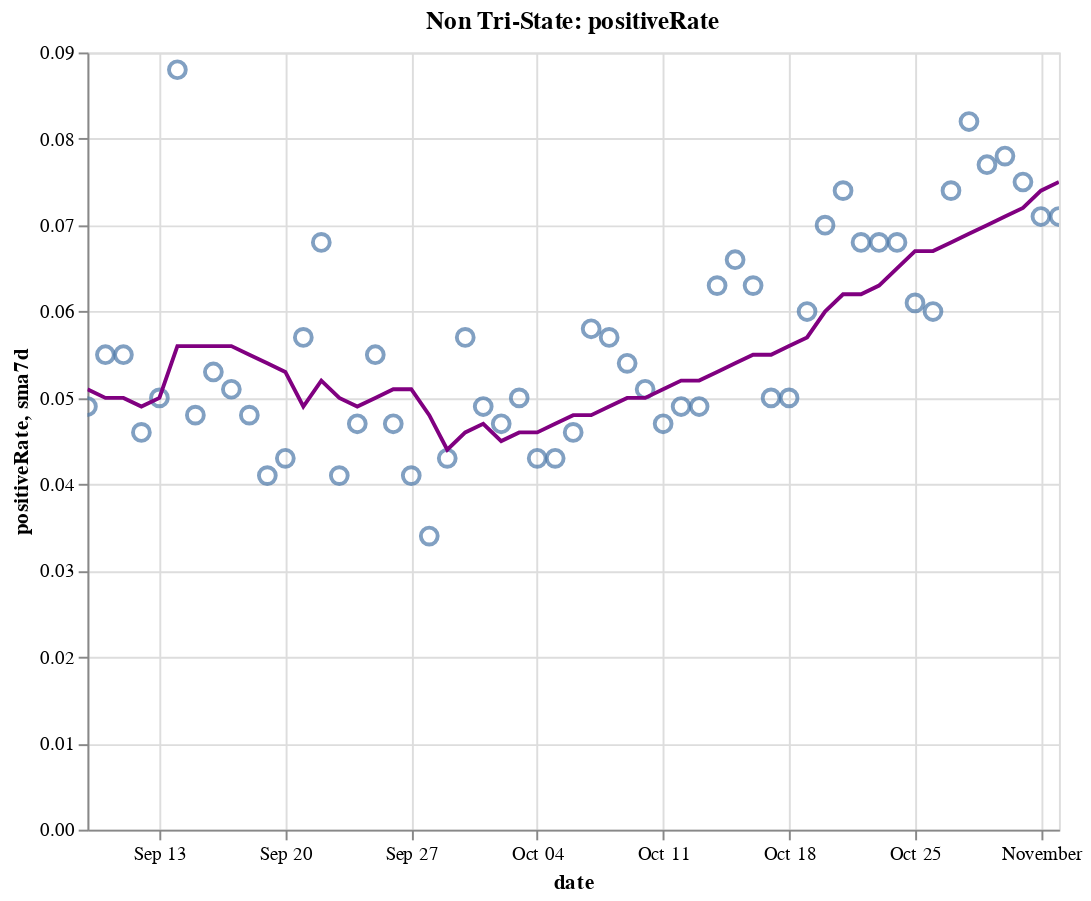

The notebook cell this image was saved under:
### Code cell
create_plot(non_tristate, 'positiveRate')

### Figure 1 — Vega-Lite specification as saved in the notebook (floating-point values rounded to 4 significant figures)
{"config": {"view": {"continuousWidth": 400, "continuousHeight": 300}}, "layer": [{"layer": [{"mark": {"type": "point", "size": 75}, "encoding": {"tooltip": [{"type": "temporal", "field": "date"}, {"type": "quantitative", "field": "positiveRate"}, {"type": "quantitative", "field": "sma7d"}], "x": {"type": "temporal", "field": "date"}, "y": {"type": "quantitative", "field": "positiveRate"}}, "selection": {"selector016": {"type": "interval", "bind": "scales", "encodings": ["x", "y"]}}}, {"mark": {"type": "line", "color": "purple"}, "encoding": {"x": {"type": "temporal", "field": "date"}, "y": {"type": "quantitative", "field": "sma7d"}}}]}, {"mark": {"type": "rule", "color": "#aaa"}, "encoding": {"x": {"type": "temporal", "field": "date"}}, "transform": [{"filter": {"selection": "selector015"}}]}, {"mark": "circle", "encoding": {"opacity": {"condition": {"value": 1, "selection": "selector015"}, "value": 0}, "tooltip": [{"type": "temporal", "field": "date"}, {"type": "quantitative", "field": "positiveRate"}, {"type": "quantitative", "field": "sma7d"}], "x": {"type": "temporal", "field": "date"}, "y": {"type": "quantitative", "field": "positiveRate"}}, "selection": {"selector015": {"type": "single", "encodings": ["x"], "on": "mouseover", "nearest": true, "empty": "none"}}}, {"mark": {"type": "text", "align": "left", "dx": 5, "dy": -5, "stroke": "white", "strokeWidth": 2}, "encoding": {"text": {"type": "quantitative", "field": "positiveRate"}, "tooltip": [{"type": "temporal", "field": "date"}, {"type": "quantitative", "field": "positiveRate"}, {"type": "quantitative", "field": "sma7d"}], "x": {"type": "temporal", "field": "date"}, "y": {"type": "quantitative", "field": "positiveRate"}}, "transform": [{"filter": {"selection": "selector015"}}]}, {"mark": {"type": "text", "align": "left", "dx": 5, "dy": -5}, "encoding": {"text": {"type": "quantitative", "field": "positiveRate"}, "tooltip": [{"type": "temporal", "field": "date"}, {"type": "quantitative", "field": "positiveRate"}, {"type": "quantitative", "field": "sma7d"}], "x": {"type": "temporal", "field": "date"}, "y": {"type": "quantitative", "field": "positiveRate"}}, "transform": [{"filter": {"selection": "selector015"}}]}], "data": {"name": "data-ab1a157127292f2809ae6d6d94288c77"}, "height": 400, "title": "Non Tri-State: positiveRate", "width": 500, "$schema": "https://vega.github.io/schema/vega-lite/v4.8.1.json", "datasets": {"data-ab1a157127292f2809ae6d6d94288c77": [{"date": "2020-09-09T00:00:00", "totalTestResultsIncrease": 614000.0, "positiveIncrease": 30080.0, "death": 136900.0, "deathIncrease": 1073.0, "positiveRate": 0.049, "state": "Non Tri-State", "sma7d": 0.051}, {"date": "2020-09-10T00:00:00", "totalTestResultsIncrease": 662800.0, "positiveIncrease": 36130.0, "death": 138100.0, "deathIncrease": 1154.0, "positiveRate": 0.055, "state": "Non Tri-State", "sma7d": 0.05}, {"date": "2020-09-11T00:00:00", "totalTestResultsIncrease": 781600.0, "positiveIncrease": 43290.0, "death": 139100.0, "deathIncrease": 1002.0, "positiveRate": 0.055, "state": "Non Tri-State", "sma7d": 0.05}, {"date": "2020-09-12T00:00:00", "totalTestResultsIncrease": 890900.0, "positiveIncrease": 40770.0, "death": 139900.0, "deathIncrease": 804.0, "positiveRate": 0.046, "state": "Non Tri-State", "sma7d": 0.049}, {"date": "2020-09-13T00:00:00", "totalTestResultsIncrease": 672600.0, "positiveIncrease": 33400.0, "death": 140300.0, "deathIncrease": 379.0, "positiveRate": 0.05, "state": "Non Tri-State", "sma7d": 0.05}, {"date": "2020-09-14T00:00:00", "totalTestResultsIncrease": 367400.0, "positiveIncrease": 32360.0, "death": 140700.0, "deathIncrease": 391.0, "positiveRate": 0.088, "state": "Non Tri-State", "sma7d": 0.056}, {"date": "2020-09-15T00:00:00", "totalTestResultsIncrease": 706000.0, "positiveIncrease": 33730.0, "death": 141700.0, "deathIncrease": 1011.0, "positiveRate": 0.048, "state": "Non Tri-State", "sma7d": 0.056}, {"date": "2020-09-16T00:00:00", "totalTestResultsIncrease": 725200.0, "positiveIncrease": 38780.0, "death": 142900.0, "deathIncrease": 1184.0, "positiveRate": 0.053, "state": "Non Tri-State", "sma7d": 0.056}, {"date": "2020-09-17T00:00:00", "totalTestResultsIncrease": 828100.0, "positiveIncrease": 41890.0, "death": 143700.0, "deathIncrease": 856.0, "positiveRate": 0.051, "state": "Non Tri-State", "sma7d": 0.056}, {"date": "2020-09-18T00:00:00", "totalTestResultsIncrease": 963800.0, "positiveIncrease": 46040.0, "death": 144600.0, "deathIncrease": 883.0, "positiveRate": 0.048, "state": "Non Tri-State", "sma7d": 0.055}, {"date": "2020-09-19T00:00:00", "totalTestResultsIncrease": 1066000.0, "positiveIncrease": 44050.0, "death": 145300.0, "deathIncrease": 735.0, "positiveRate": 0.041, "state": "Non Tri-State", "sma7d": 0.054}, {"date": "2020-09-20T00:00:00", "totalTestResultsIncrease": 818200.0, "positiveIncrease": 34960.0, "death": 145600.0, "deathIncrease": 322.0, "positiveRate": 0.043, "state": "Non Tri-State", "sma7d": 0.053}, {"date": "2020-09-21T00:00:00", "totalTestResultsIncrease": 671100.0, "positiveIncrease": 38000.0, "death": 145900.0, "deathIncrease": 281.0, "positiveRate": 0.057, "state": "Non Tri-State", "sma7d": 0.049}, {"date": "2020-09-22T00:00:00", "totalTestResultsIncrease": 710300.0, "positiveIncrease": 48070.0, "death": 146800.0, "deathIncrease": 842.0, "positiveRate": 0.068, "state": "Non Tri-State", "sma7d": 0.052}, {"date": "2020-09-23T00:00:00", "totalTestResultsIncrease": 904300.0, "positiveIncrease": 37340.0, "death": 147900.0, "deathIncrease": 1145.0, "positiveRate": 0.041, "state": "Non Tri-State", "sma7d": 0.05}, {"date": "2020-09-24T00:00:00", "totalTestResultsIncrease": 900400.0, "positiveIncrease": 42030.0, "death": 148800.0, "deathIncrease": 908.0, "positiveRate": 0.047, "state": "Non Tri-State", "sma7d": 0.049}, {"date": "2020-09-25T00:00:00", "totalTestResultsIncrease": 977400.0, "positiveIncrease": 53920.0, "death": 149700.0, "deathIncrease": 829.0, "positiveRate": 0.055, "state": "Non Tri-State", "sma7d": 0.05}, {"date": "2020-09-26T00:00:00", "totalTestResultsIncrease": 989600.0, "positiveIncrease": 46040.0, "death": 150500.0, "deathIncrease": 859.0, "positiveRate": 0.047, "state": "Non Tri-State", "sma7d": 0.051}, {"date": "2020-09-27T00:00:00", "totalTestResultsIncrease": 820500.0, "positiveIncrease": 33860.0, "death": 150800.0, "deathIncrease": 295.0, "positiveRate": 0.041, "state": "Non Tri-State", "sma7d": 0.051}, {"date": "2020-09-28T00:00:00", "totalTestResultsIncrease": 1007000.0, "positiveIncrease": 34560.0, "death": 151100.0, "deathIncrease": 245.0, "positiveRate": 0.034, "state": "Non Tri-State", "sma7d": 0.048}, {"date": "2020-09-29T00:00:00", "totalTestResultsIncrease": 815600.0, "positiveIncrease": 35060.0, "death": 151800.0, "deathIncrease": 725.0, "positiveRate": 0.043, "state": "Non Tri-State", "sma7d": 0.044}, {"date": "2020-09-30T00:00:00", "totalTestResultsIncrease": 747800.0, "positiveIncrease": 42420.0, "death": 152800.0, "deathIncrease": 1040.0, "positiveRate": 0.057, "state": "Non Tri-State", "sma7d": 0.046}, {"date": "2020-10-01T00:00:00", "totalTestResultsIncrease": 878100.0, "positiveIncrease": 43430.0, "death": 153600.0, "deathIncrease": 832.0, "positiveRate": 0.049, "state": "Non Tri-State", "sma7d": 0.047}, {"date": "2020-10-02T00:00:00", "totalTestResultsIncrease": 992000.0, "positiveIncrease": 46590.0, "death": 154500.0, "deathIncrease": 822.0, "positiveRate": 0.047, "state": "Non Tri-State", "sma7d": 0.045}, {"date": "2020-10-03T00:00:00", "totalTestResultsIncrease": 965100.0, "positiveIncrease": 48660.0, "death": 155200.0, "deathIncrease": 729.0, "positiveRate": 0.05, "state": "Non Tri-State", "sma7d": 0.046}, {"date": "2020-10-04T00:00:00", "totalTestResultsIncrease": 857700.0, "positiveIncrease": 36510.0, "death": 155500.0, "deathIncrease": 348.0, "positiveRate": 0.043, "state": "Non Tri-State", "sma7d": 0.046}, {"date": "2020-10-05T00:00:00", "totalTestResultsIncrease": 840100.0, "positiveIncrease": 35860.0, "death": 155900.0, "deathIncrease": 312.0, "positiveRate": 0.043, "state": "Non Tri-State", "sma7d": 0.047}, {"date": "2020-10-06T00:00:00", "totalTestResultsIncrease": 792500.0, "positiveIncrease": 36470.0, "death": 156500.0, "deathIncrease": 612.0, "positiveRate": 0.046, "state": "Non Tri-State", "sma7d": 0.048}, {"date": "2020-10-07T00:00:00", "totalTestResultsIncrease": 834500.0, "positiveIncrease": 48570.0, "death": 157400.0, "deathIncrease": 901.0, "positiveRate": 0.058, "state": "Non Tri-State", "sma7d": 0.048}, {"date": "2020-10-08T00:00:00", "totalTestResultsIncrease": 915800.0, "positiveIncrease": 51770.0, "death": 158300.0, "deathIncrease": 963.0, "positiveRate": 0.057, "state": "Non Tri-State", "sma7d": 0.049}, {"date": "2020-10-09T00:00:00", "totalTestResultsIncrease": 1008000.0, "positiveIncrease": 54260.0, "death": 159200.0, "deathIncrease": 880.0, "positiveRate": 0.054, "state": "Non Tri-State", "sma7d": 0.05}, {"date": "2020-10-10T00:00:00", "totalTestResultsIncrease": 1078000.0, "positiveIncrease": 55180.0, "death": 159900.0, "deathIncrease": 650.0, "positiveRate": 0.051, "state": "Non Tri-State", "sma7d": 0.05}, {"date": "2020-10-11T00:00:00", "totalTestResultsIncrease": 964300.0, "positiveIncrease": 44900.0, "death": 160300.0, "deathIncrease": 458.0, "positiveRate": 0.047, "state": "Non Tri-State", "sma7d": 0.051}, {"date": "2020-10-12T00:00:00", "totalTestResultsIncrease": 815300.0, "positiveIncrease": 40270.0, "death": 160600.0, "deathIncrease": 271.0, "positiveRate": 0.049, "state": "Non Tri-State", "sma7d": 0.052}, {"date": "2020-10-13T00:00:00", "totalTestResultsIncrease": 927500.0, "positiveIncrease": 45620.0, "death": 161300.0, "deathIncrease": 671.0, "positiveRate": 0.049, "state": "Non Tri-State", "sma7d": 0.052}, {"date": "2020-10-14T00:00:00", "totalTestResultsIncrease": 857500.0, "positiveIncrease": 54390.0, "death": 162100.0, "deathIncrease": 791.0, "positiveRate": 0.063, "state": "Non Tri-State", "sma7d": 0.053}, {"date": "2020-10-15T00:00:00", "totalTestResultsIncrease": 920000.0, "positiveIncrease": 60500.0, "death": 163000.0, "deathIncrease": 929.0, "positiveRate": 0.066, "state": "Non Tri-State", "sma7d": 0.054}, {"date": "2020-10-16T00:00:00", "totalTestResultsIncrease": 1030000.0, "positiveIncrease": 64720.0, "death": 163800.0, "deathIncrease": 860.0, "positiveRate": 0.063, "state": "Non Tri-State", "sma7d": 0.055}, {"date": "2020-10-17T00:00:00", "totalTestResultsIncrease": 1101000.0, "positiveIncrease": 55150.0, "death": 164600.0, "deathIncrease": 769.0, "positiveRate": 0.05, "state": "Non Tri-State", "sma7d": 0.055}, {"date": "2020-10-18T00:00:00", "totalTestResultsIncrease": 924200.0, "positiveIncrease": 46190.0, "death": 165000.0, "deathIncrease": 379.0, "positiveRate": 0.05, "state": "Non Tri-State", "sma7d": 0.056}, {"date": "2020-10-19T00:00:00", "totalTestResultsIncrease": 898300.0, "positiveIncrease": 53750.0, "death": 165400.0, "deathIncrease": 426.0, "positiveRate": 0.06, "state": "Non Tri-State", "sma7d": 0.057}, {"date": "2020-10-20T00:00:00", "totalTestResultsIncrease": 826100.0, "positiveIncrease": 57940.0, "death": 166200.0, "deathIncrease": 801.0, "positiveRate": 0.07, "state": "Non Tri-State", "sma7d": 0.06}, {"date": "2020-10-21T00:00:00", "totalTestResultsIncrease": 770100.0, "positiveIncrease": 57240.0, "death": 167200.0, "deathIncrease": 991.0, "positiveRate": 0.074, "state": "Non Tri-State", "sma7d": 0.062}, {"date": "2020-10-22T00:00:00", "totalTestResultsIncrease": 1028000.0, "positiveIncrease": 69720.0, "death": 168300.0, "deathIncrease": 1108.0, "positiveRate": 0.068, "state": "Non Tri-State", "sma7d": 0.062}, {"date": "2020-10-23T00:00:00", "totalTestResultsIncrease": 1174000.0, "positiveIncrease": 79700.0, "death": 169200.0, "deathIncrease": 888.0, "positiveRate": 0.068, "state": "Non Tri-State", "sma7d": 0.063}, {"date": "2020-10-24T00:00:00", "totalTestResultsIncrease": 1163000.0, "positiveIncrease": 78960.0, "death": 170100.0, "deathIncrease": 869.0, "positiveRate": 0.068, "state": "Non Tri-State", "sma7d": 0.065}, {"date": "2020-10-25T00:00:00", "totalTestResultsIncrease": 1025000.0, "positiveIncrease": 62890.0, "death": 170400.0, "deathIncrease": 361.0, "positiveRate": 0.061, "state": "Non Tri-State", "sma7d": 0.067}, {"date": "2020-10-26T00:00:00", "totalTestResultsIncrease": 957800.0, "positiveIncrease": 57820.0, "death": 170800.0, "deathIncrease": 358.0, "positiveRate": 0.06, "state": "Non Tri-State", "sma7d": 0.067}, {"date": "2020-10-27T00:00:00", "totalTestResultsIncrease": 926500.0, "positiveIncrease": 68920.0, "death": 171700.0, "deathIncrease": 895.0, "positiveRate": 0.074, "state": "Non Tri-State", "sma7d": 0.068}, {"date": "2020-10-28T00:00:00", "totalTestResultsIncrease": 902800.0, "positiveIncrease": 74470.0, "death": 172700.0, "deathIncrease": 983.0, "positiveRate": 0.082, "state": "Non Tri-State", "sma7d": 0.069}, {"date": "2020-10-29T00:00:00", "totalTestResultsIncrease": 1085000.0, "positiveIncrease": 83080.0, "death": 173700.0, "deathIncrease": 1017.0, "positiveRate": 0.077, "state": "Non Tri-State", "sma7d": 0.07}, {"date": "2020-10-30T00:00:00", "totalTestResultsIncrease": 1183000.0, "positiveIncrease": 92090.0, "death": 174600.0, "deathIncrease": 907.0, "positiveRate": 0.078, "state": "Non Tri-State", "sma7d": 0.071}, {"date": "2020-10-31T00:00:00", "totalTestResultsIncrease": 1155000.0, "positiveIncrease": 87180.0, "death": 175500.0, "deathIncrease": 949.0, "positiveRate": 0.075, "state": "Non Tri-State", "sma7d": 0.072}, {"date": "2020-11-01T00:00:00", "totalTestResultsIncrease": 989000.0, "positiveIncrease": 70180.0, "death": 175900.0, "deathIncrease": 370.0, "positiveRate": 0.071, "state": "Non Tri-State", "sma7d": 0.074}, {"date": "2020-11-02T00:00:00", "totalTestResultsIncrease": 1089000.0, "positiveIncrease": 77240.0, "death": 176400.0, "deathIncrease": 448.0, "positiveRate": 0.071, "state": "Non Tri-State", "sma7d": 0.075}]}}
